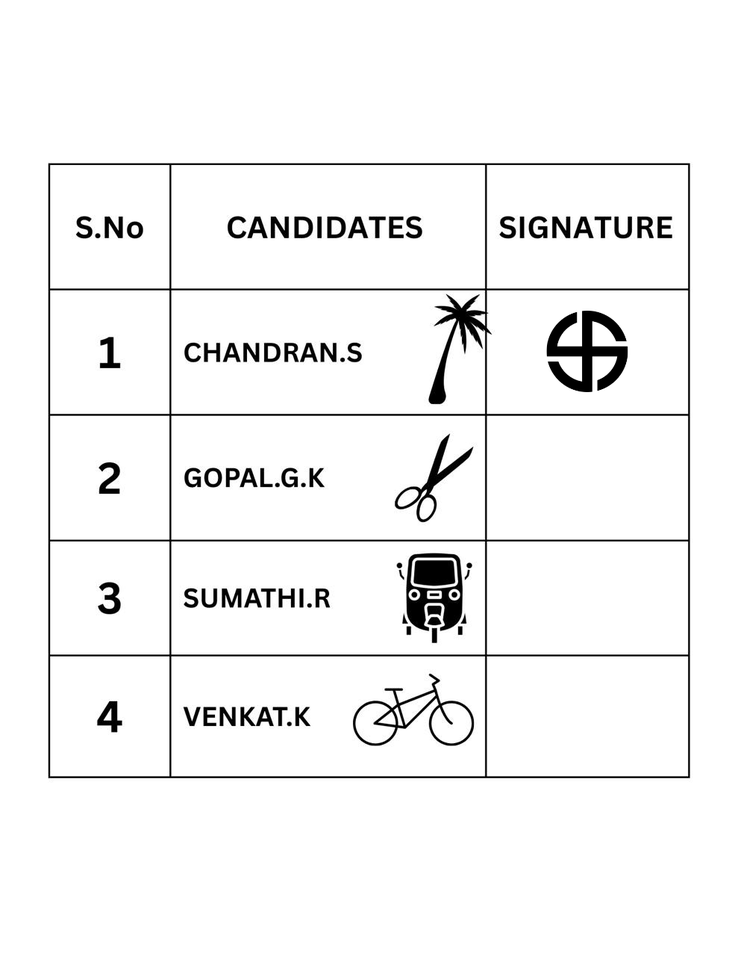
#> input picture polled_pic.png, 738 x 956 px, shrunk from 989 x 1280 before the run
$ python contour.py
#> lines starting #> are read from the running program, lines starting #| are printed output that depends on the picture; after the words box and inside, x2 and y2 are one past the last pixel; in counts of white or black regions, pixels touching at a corner belong together
import cv2
import numpy as np

# Load the image in grayscale
image = cv2.imread('polled_pic.png', cv2.IMREAD_GRAYSCALE)
#> image is the input picture: shape (956, 738); min 0, max 255, mean 243.2

# Apply Gaussian Blur to reduce noise
blurred = cv2.GaussianBlur(image, (5, 5), 0)

# Apply Canny edge detection
edges = cv2.Canny(blurred, threshold1=50, threshold2=150)
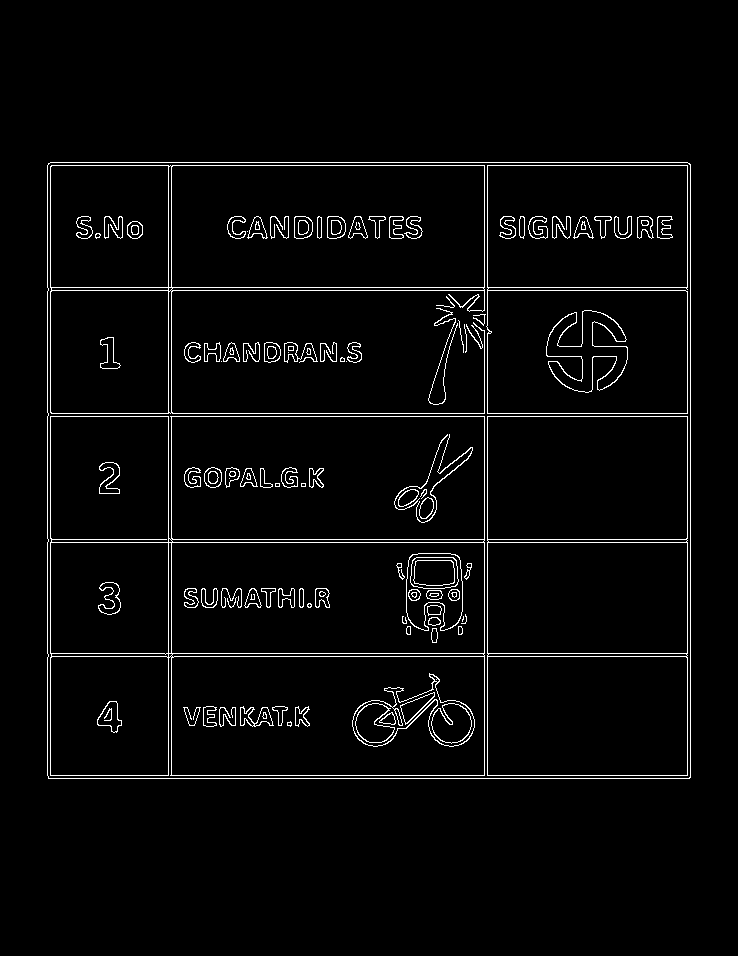
#> edges: shape (956, 738); 3.2% white in thin lines or dots, all inside (x1, y1, x2, y2) = (47, 162, 691, 779)


# Variables to track the rightmost vertical line
rightmost_x = -1
rightmost_line = None

#variables to track the second rightmost vertical line
second_rightmost_x = -1
second_rightmost_line = None

# Define a minimum distance threshold (in pixels)
MIN_DISTANCE_THRESHOLD = 5

# Detect lines using Probabilistic Hough Transform
lines = cv2.HoughLinesP(
    edges,              # Binary edge-detected image
    rho=1,             # Distance resolution in pixels
    theta=np.pi/180,   # Angle resolution in radians
    threshold=50,      # Minimum number of votes to detect a line
    minLineLength=50,  # Minimum length of a line
    maxLineGap=10      # Maximum gap between line segments to treat them as a single line
)
#> lines = 87 rows, first 6: [47, 416, 690, 416], [168, 778, 168, 162], [47, 287, 690, 287], [47, 775, 47, 165], [484, 778, 484, 162], [48, 539, 690, 539]
# copy the original image
output = cv2.cvtColor(image, cv2.COLOR_GRAY2BGR)

#draw the detected lines
if lines is not None:
    for line in lines:
        print(line)
        x1,y1,x2,y2 = line[0]

        #calculate the length
        length = np.sqrt((x2-x1)**2 + (y2-y1)**2)

        #calculate the angle
        angle = np.arctan2(y2-y1, x2-x1)*180/np.pi

        if (angle < 10 or abs(angle -90) < 10) and length > 500:

            if x1 > rightmost_x:
                # Shift the current rightmost to second rightmost if it's far enough
                if rightmost_line is not None and abs(x1 - rightmost_x) >= MIN_DISTANCE_THRESHOLD:
                    second_rightmost_x = rightmost_x
                    second_rightmost_line = rightmost_line

                # Update the new rightmost
                rightmost_x = x1
                rightmost_line = (x1, y1, x2, y2)
            elif x1 > second_rightmost_x and abs(x1 - rightmost_x) >= MIN_DISTANCE_THRESHOLD:
                # Update the second rightmost if it's far enough from the rightmost
                second_rightmost_x = x1
                second_rightmost_line = (x1, y1, x2, y2)
            cv2.line(output, (x1,y1), (x2,y2), (0,255,0), 2)
#> this loop made 87 passes
#> (x1, y1, x2, y2, length, angle, second_rightmost_x, second_rightmost_line) on passes 2, 5, 15: (168, 778, 168, 162, 616, -90, 47, (47, 416, 690, 416)), (484, 778, 484, 162, 616, -90, 168, (168, 778, 168, 162)), (690, 777, 690, 164, 613, -90, 484, (484, 778, 484, 162))
#> (x1, y1, x2, y2, length, angle, second_rightmost_x) on passes 9, 20: (171, 775, 171, 162, 613, -90, 171), (487, 774, 487, 166, 608, -90, 487)
#| [[ 47 416 690 416]]
#| [[168 778 168 162]]
#| [[ 47 287 690 287]]
#| [[ 47 775  47 165]]
#| [[484 778 484 162]]
#| [[ 48 539 690 539]]
#| [[ 48 413 690 413]]
#| [[ 48 778 689 778]]
#> (further printed lines are left out)
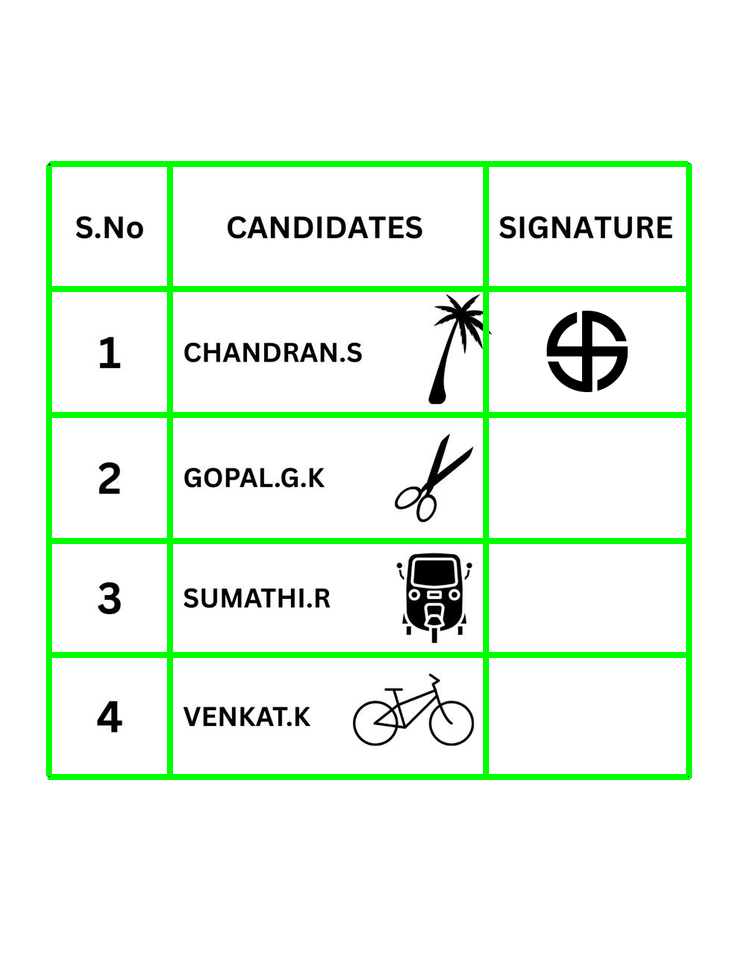
#> output: shape (956, 738, 3); 5.27% of pixels changed, all inside (x1, y1, x2, y2) = (46, 161, 692, 780)
#> after the loop, rightmost_x = 690; second_rightmost_x = 487

print(f"Second right most line :",{second_rightmost_line})
#| Second right most line : {(487, 774, 487, 166)}
print(f"Right most line :",{rightmost_line})
#| Right most line : {(690, 777, 690, 164)}

if rightmost_line is not None:
    x1, y1, x2, y2 = rightmost_line
#> x1 = 690; y1 = 777; x2 = 690; y2 = 164
    cv2.line(output, (x1, y1), (x2, y2), (255, 0, 0), 2)  # Blue color
if second_rightmost_line is not None:
    x1,y1,x2,y2 = second_rightmost_line
#> x1 = 487; y1 = 774; x2 = 487; y2 = 166
    cv2.line(output, (x1,y1), (x2,y2), (255,0,0), 2)  # cyan color
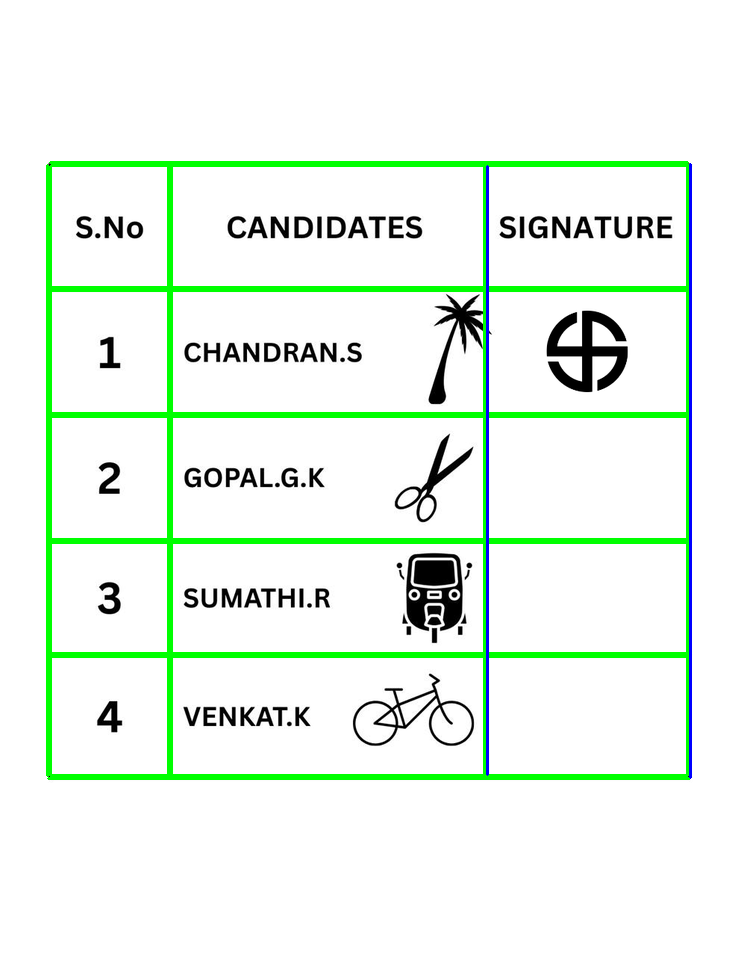
#> output: shape (956, 738, 3); mean B, G, R 235.2, 246, 233.9


cv2.imshow('Lines', output)
cv2.imshow('Original Image', image)
cv2.imshow('Edges', edges)

cv2.waitKey(0)
cv2.destroyAllWindows()

# Optionally, save the edges to a file
# Optionally, save the output to a file
cv2.imwrite('contour_output.jpg', output)
